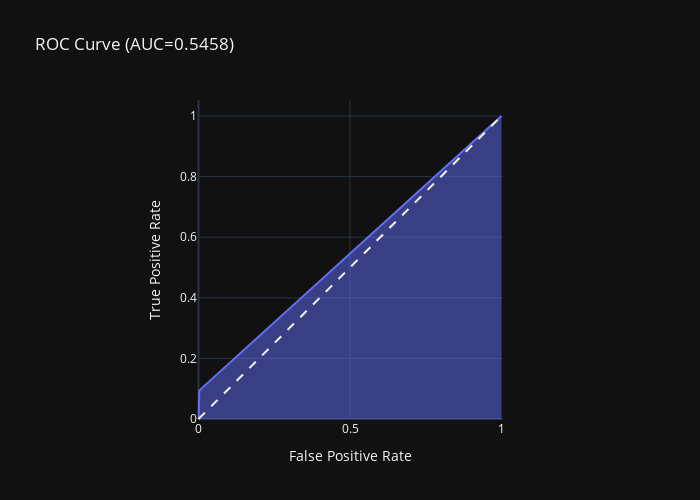

The code cell stored with this chart in its notebook:
### Code cell
predicted_valid = pred
fpr, tpr, thresholds = metrics.roc_curve(y_test, predicted_valid)
fig = px.area(
    x=fpr, y=tpr,
    title=f'ROC Curve (AUC={metrics.auc(fpr, tpr):.4f})',
    labels=dict(x='False Positive Rate', y='True Positive Rate'),
    width=700, height=500
)

fig.add_shape(
    type='line', line=dict(dash='dash'),
    x0=0, x1=1, y0=0, y1=1
)

fig.update_yaxes(scaleanchor="x", scaleratio=1)
fig.update_xaxes(constrain='domain')
fig.show()

### Figure 1 — Plotly figure (JSON) as saved in the notebook; plotly's stock layout.template omitted (floating-point values rounded to 4 significant figures)
{"data": [{"fillpattern": {"shape": ""}, "hovertemplate": "False Positive Rate=%{x}<br>True Positive Rate=%{y}<extra></extra>", "legendgroup": "", "line": {"color": "#636efa"}, "marker": {"symbol": "circle"}, "mode": "lines", "name": "", "orientation": "v", "showlegend": false, "stackgroup": "1", "type": "scatter", "x": [0, 0.002903, 1], "xaxis": "x", "y": [0, 0.09447, 1], "yaxis": "y"}], "layout": {"height": 500, "legend": {"tracegroupgap": 0}, "shapes": [{"line": {"dash": "dash"}, "type": "line", "x0": 0, "x1": 1, "y0": 0, "y1": 1}], "title": {"text": "ROC Curve (AUC=0.5458)"}, "width": 700, "xaxis": {"anchor": "y", "constrain": "domain", "domain": [0, 1], "title": {"text": "False Positive Rate"}}, "yaxis": {"anchor": "x", "domain": [0, 1], "scaleanchor": "x", "scaleratio": 1, "title": {"text": "True Positive Rate"}}}}
